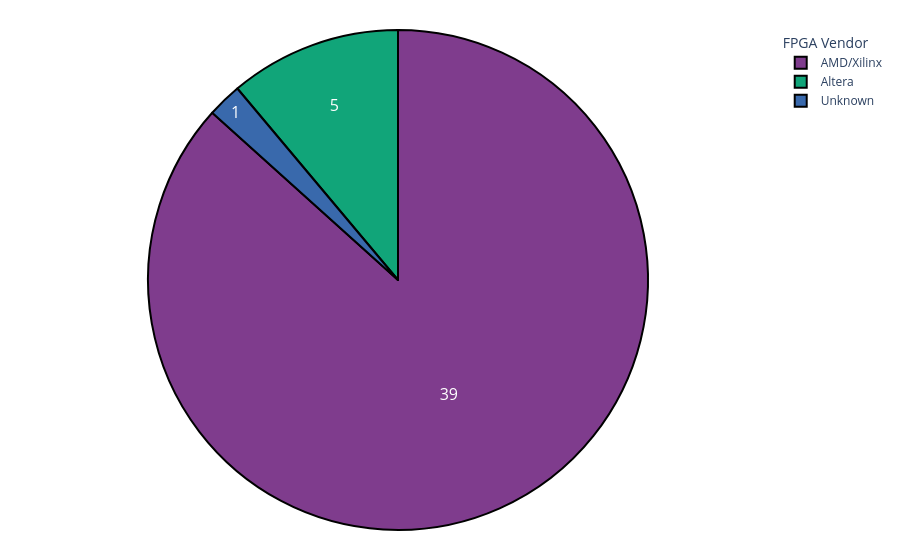

Here is the notebook cell this chart was saved with:
### Code cell
# Replace None values with "Unknown" for better visualization
tmp_df = research_df['FPGA\nVendor'].fillna("Unknown")
pie_chart(tmp_df, 'FPGA\nVendor', 'Distribution of FPGA Vendors per Paper')

### Figure 1 — Plotly figure (JSON) as saved in the notebook; plotly's stock layout.template omitted (floating-point values rounded to 4 significant figures)
{"data": [{"domain": {"x": [0, 1], "y": [0, 1]}, "hole": 0, "hovertemplate": "FPGA\nVendor=%{label}<extra></extra>", "labels": ["AMD/Xilinx", "AMD/Xilinx", "Unknown", "AMD/Xilinx", "AMD/Xilinx", "AMD/Xilinx", "AMD/Xilinx", "AMD/Xilinx", "AMD/Xilinx", "Altera", "AMD/Xilinx", "Altera", "AMD/Xilinx", "Altera", "AMD/Xilinx", "AMD/Xilinx", "AMD/Xilinx", "AMD/Xilinx", "AMD/Xilinx", "AMD/Xilinx", "AMD/Xilinx", "AMD/Xilinx", "AMD/Xilinx", "AMD/Xilinx", "AMD/Xilinx", "AMD/Xilinx", "Altera", "AMD/Xilinx", "AMD/Xilinx", "AMD/Xilinx", "AMD/Xilinx", "AMD/Xilinx", "Altera", "AMD/Xilinx", "AMD/Xilinx", "AMD/Xilinx", "AMD/Xilinx", "AMD/Xilinx", "AMD/Xilinx", "AMD/Xilinx", "AMD/Xilinx", "AMD/Xilinx", "AMD/Xilinx", "AMD/Xilinx", "AMD/Xilinx"], "legendgroup": "", "marker": {"line": {"color": "#000000", "width": 2}}, "name": "", "showlegend": true, "textfont": {"size": 16}, "textinfo": "value", "type": "pie"}], "layout": {"legend": {"title": {"text": "FPGA\nVendor"}, "tracegroupgap": 0}, "margin": {"b": 30, "l": 30, "r": 30, "t": 30}, "piecolorway": ["rgb(127, 60, 141)", "rgb(17, 165, 121)", "rgb(57, 105, 172)", "rgb(242, 183, 1)", "rgb(231, 63, 116)", "rgb(128, 186, 90)", "rgb(230, 131, 16)", "rgb(0, 134, 149)", "rgb(207, 28, 144)", "rgb(249, 123, 114)", "rgb(165, 170, 153)"]}}
